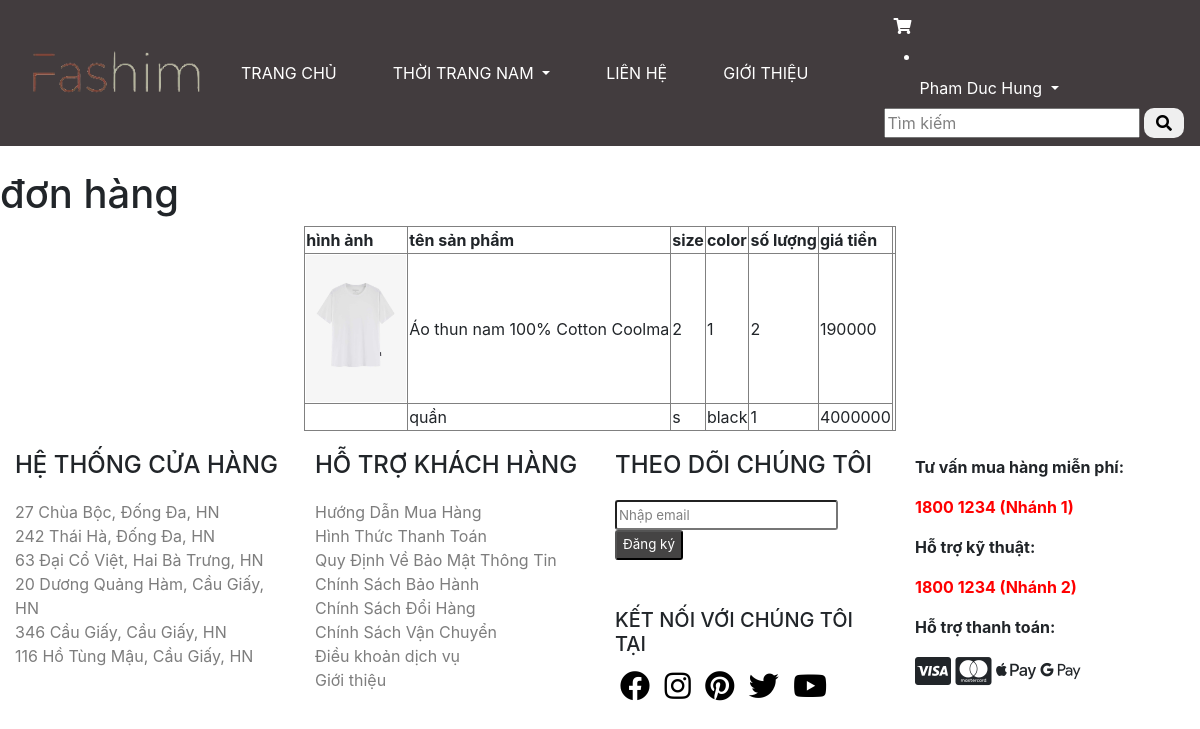
The page /index.php?act=donhang&id=10 (signed in) on the database its author committed.
### tables this page shows
CREATE TABLE `don_hang` (
  `id` int(11) NOT NULL,
  `soluong` int(11) DEFAULT NULL,
  `ten_hh` varchar(30) NOT NULL,
  `color` varchar(20) NOT NULL,
  `size` varchar(20) NOT NULL,
  `gia` int(11) NOT NULL,
  `image` varchar(50) NOT NULL,
  `id_hoadon` int(11) NOT NULL
);

### dao/pdo.php (called while the page is built, shortened)
<?php
if(!function_exists('connectdb')) {
    function connectdb() {
        $dburl = "mysql:host=sql300.infinityfree.com;dbname=if0_34689111_du_an_11;charset=utf8;'if0_34689111';'nTFSkPfETfHKUG'";
        $username1 = 'root';
        $password1 = '';
        $conn = new PDO($dburl, $username1, $password1);
        $conn->setAttribute(PDO::ATTR_ERRMODE, PDO::ERRMODE_EXCEPTION);
        return $conn;
    }
}
if(!function_exists('db_query')){
    function db_query($sql){
        try{
            $conn = connectdb();
            $stmt = $conn->prepare($sql);
            $stmt->execute();
            $rows = $stmt->fetchAll();
            return $rows;
        }
        catch(PDOException $e){
            throw $e;
        }
        finally{
            unset($conn);
        }
    }
}
?>

### dao/donhang.php (called while the page is built, shortened)
<?php
 include "pdo.php";
 function show_donhang_idhd($hoadon_id){
   $sql = "SELECT * FROM `don_hang` WHERE `don_hang`.`id_hoadon` = '$hoadon_id'";
   return db_query($sql);
 }
?>

### site/listdonhang.php (the view)
<div class="row1">
            <form action="#" method="post">
                <div class="row1 formtitle">
                    <h1>đơn hàng </h1>
                </div>
                <div class="row1 formcontent ">
                    <div class="row1 mb10 formdsloai">
                      <table border=1 >
                        <tr>
                            <th>hình ảnh</th>
                            <th>tên sản phẩm</th>
                            <th>size</th>
                            <th>color</th>
                            <th>số lượng</th>
                            <th>giá tiền</th>
                            <th></th>
                        </tr>
                        <?php
                        foreach ($donhang as $list) {
                         ?>
                           <tr>
                           <td><img width="100px" src="upload/<?php echo $list['image']; ?>" alt=""></td>
                            <td><?php echo $list['ten_hh']; ?></td>
                            <td><?php echo $list['size']; ?></td>
                            <td><?php echo $list['color']; ?></td>
                            <td><?php echo $list['soluong']; ?></td>
                            <td><?php echo $list['gia']; ?></td>
                           </tr>
                        <?php } ?>
                      </table>
                    </div>
                </div>
            </form>
        </div>
</body>
</html>

### Layout/css/main.css (style rules this page uses)
* { margin: 0 auto; max-width: 2000px; }
::placeholder { color: grey; }

### rows shown on the page
don_hang: image (picture), ten_hh "Áo thun nam 100% Cotton Coolma", size "2", color "1", soluong "2", gia "190000"
don_hang: ten_hh "quần", size "s", color "black", soluong "1", gia "4000000"

### other values the page prints
$user['fullname'] "Pham Duc Hung"
